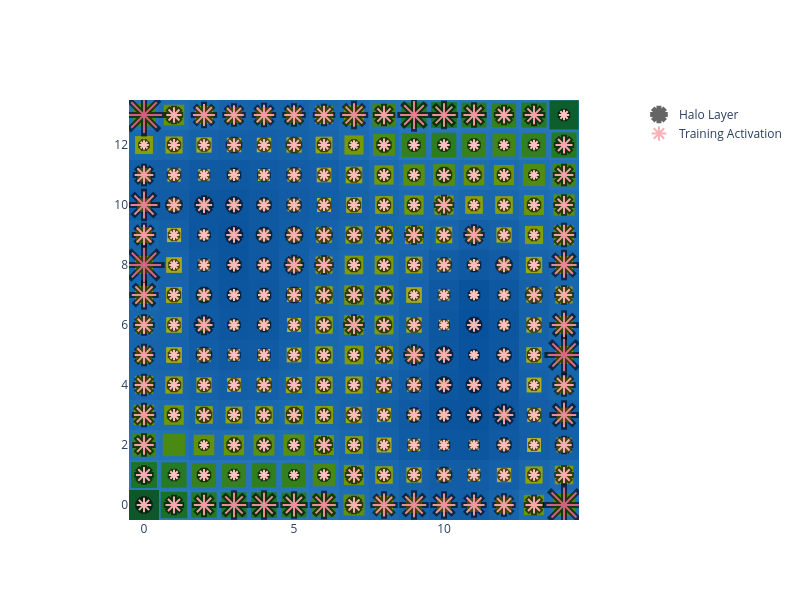

The notebook cell saved with this chart:
### Code cell
basin.pond() \
    .pad_layer(gap="nogap") \
    .petal_layer() \
    .visualize(width=800, height=600);
